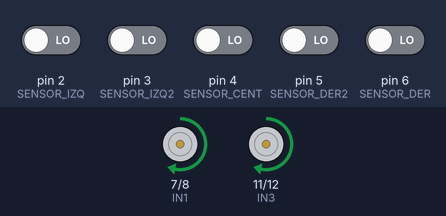
Bench run of a sketch on a simulated Arduino Nano, built with avr-gcc and run on an emulated ATmega328P. Shown: motor-driver pin pairs drawn as motors (green arrow = first pin HIGH = forward, orange = second pin HIGH = backward, longer = more drive, scaled by the enable pin). The inputs (shaded band) are chosen by the test bench; at power-on: pin 2 (SENSOR_IZQ), pin 3 (SENSOR_IZQ2), pin 4 (SENSOR_CENT), pin 5 (SENSOR_DER2), pin 6 (SENSOR_DER) LOW.

Above: at 2.2 s.
2.3 s: pin 2 (SENSOR_IZQ) driven HIGH
At 3.5 s:
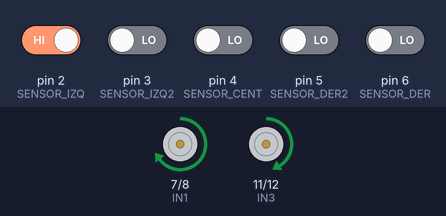
3.8 s: pin 3 (SENSOR_IZQ2) driven HIGH
At 4.9 s:
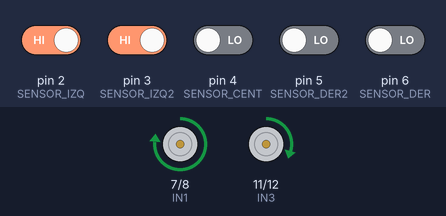
5.3 s: pin 2 (SENSOR_IZQ) driven LOW
At 6.0 s:
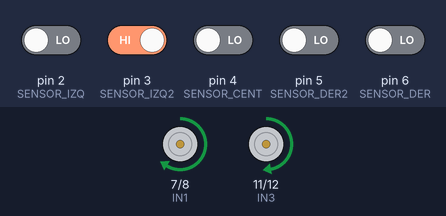
6.8 s: pin 6 (SENSOR_DER) driven HIGH
At 7.2 s:
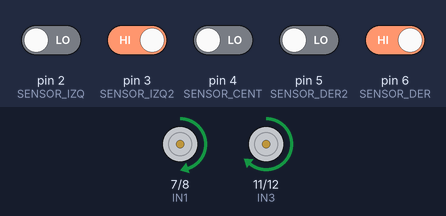
8.3 s: pin 4 (SENSOR_CENT) driven HIGH
At 9.5 s:
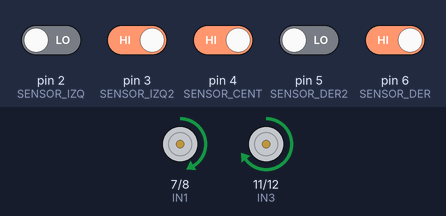
9.8 s: pin 5 (SENSOR_DER2) driven HIGH
At 10.6 s:
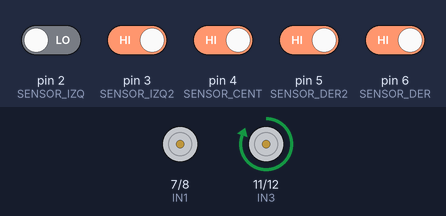
Timing chart, 0 to 12.3 s (numbered marks = the images above; inputs shaded):
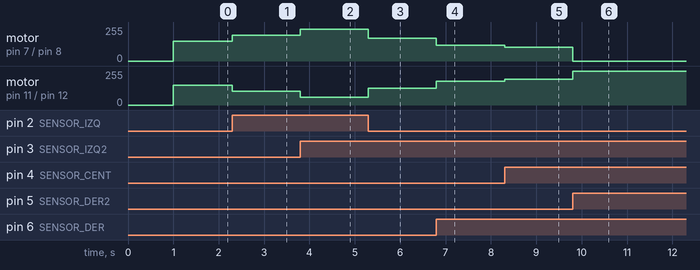

Measured:
- after the input at 2.3 s, motor on pin 7 (IN1) / pin 8 (IN2): forward 150/255 → forward 195/255 at once; motor on pin 11 (IN3) / pin 12 (IN4): forward 150/255 → forward 105/255 at once
- after the input at 3.8 s, motor on pin 7 (IN1) / pin 8 (IN2): forward 195/255 → forward 240/255 at once; motor on pin 11 (IN3) / pin 12 (IN4): forward 105/255 → forward 60/255 at once
- after the input at 5.3 s, motor on pin 7 (IN1) / pin 8 (IN2): forward 240/255 → forward 172/255 at once; motor on pin 11 (IN3) / pin 12 (IN4): forward 60/255 → forward 127/255 at once
- after the input at 6.8 s, motor on pin 7 (IN1) / pin 8 (IN2): forward 172/255 → forward 120/255 at once; motor on pin 11 (IN3) / pin 12 (IN4): forward 127/255 → forward 180/255 at once
- after the input at 8.3 s, motor on pin 7 (IN1) / pin 8 (IN2): forward 120/255 → forward 105/255 at once; motor on pin 11 (IN3) / pin 12 (IN4): forward 180/255 → forward 195/255 at once
- after the input at 9.8 s, motor on pin 7 (IN1) / pin 8 (IN2): forward 105/255 → stopped at once; motor on pin 11 (IN3) / pin 12 (IN4): forward 195/255 → forward 255/255 at once

The sketch:

robot_seguidor_de_linea.ino
```cpp
// ======================================================
// ROBOT SEGUIDOR DE LÍNEA - ARDUINO NANO
// 5 SENSORES IR + DRIVER L298N + 2 MOTORES N20
// ======================================================


// ----------------------
// SENSORES IR
// ----------------------

// Orden: izquierda -> derecha
const int SENSOR_IZQ  = 2;
const int SENSOR_IZQ2 = 3;
const int SENSOR_CENT = 4;
const int SENSOR_DER2 = 5;
const int SENSOR_DER  = 6;


// ----------------------
// DRIVER L298N
// ----------------------

// Motor izquierdo
const int IN1 = 7;
const int IN2 = 8;
const int ENA = 9;     // PWM

// Motor derecho
const int ENB = 10;    // PWM
const int IN3 = 11;
const int IN4 = 12;


// ======================================================
// CONFIGURACIÓN
// ======================================================

// La mayoría de los módulos IR entregan LOW cuando
// detectan la línea negra.
//
// Si tus se-nsores funcionan al revés, cambia LOW por HIGH.
const int LINEA_DETECTADA = LOW;


// Velocidad normal del robot.
// Valores posibles: 0 - 255
int velocidadBase = 150;


// Velocidad máxima
int velocidadMaxima = 255;


// Velocidad utilizada cuando pierde la línea
int velocidadBusqueda = 110;


// Factor de corrección.
// Si gira muy poco -> aumentarlo.
// Si hace zigzag demasiado -> disminuirlo.
float Kp = 45.0;


// Guarda hacia qué lado estaba la línea antes de perderla.
// -1 = izquierda
//  1 = derecha
int ultimaDireccion = 1;


// ======================================================
// CONFIGURACIÓN INICIAL
// ======================================================

void setup() {

  // Sensores
  pinMode(SENSOR_IZQ, INPUT);
  pinMode(SENSOR_IZQ2, INPUT);
  pinMode(SENSOR_CENT, INPUT);
  pinMode(SENSOR_DER2, INPUT);
  pinMode(SENSOR_DER, INPUT);


  // Pines del L298N
  pinMode(IN1, OUTPUT);
  pinMode(IN2, OUTPUT);

  pinMode(IN3, OUTPUT);
  pinMode(IN4, OUTPUT);

  pinMode(ENA, OUTPUT);
  pinMode(ENB, OUTPUT);


  // Al comenzar, motores detenidos
  detenerMotores();

  delay(1000);
}


// ======================================================
// BUCLE PRINCIPAL
// ======================================================

void loop() {

  // Leemos los 5 sensores
  int s1 = digitalRead(SENSOR_IZQ);
  int s2 = digitalRead(SENSOR_IZQ2);
  int s3 = digitalRead(SENSOR_CENT);
  int s4 = digitalRead(SENSOR_DER2);
  int s5 = digitalRead(SENSOR_DER);


  // Convertimos cada sensor a:
  // 1 = detectó línea
  // 0 = no detectó línea

  bool izquierda  = (s1 == LINEA_DETECTADA);
  bool izquierda2 = (s2 == LINEA_DETECTADA);
  bool centro     = (s3 == LINEA_DETECTADA);
  bool derecha2   = (s4 == LINEA_DETECTADA);
  bool derecha    = (s5 == LINEA_DETECTADA);


  // ----------------------------------------------------
  // CALCULAR POSICIÓN DE LA LÍNEA
  // ----------------------------------------------------

  int suma = 0;
  int cantidad = 0;

  // Cada sensor tiene un peso dependiendo de su posición.

  if (izquierda) {
    suma += -4;
    cantidad++;
  }

  if (izquierda2) {
    suma += -2;
    cantidad++;
  }

  if (centro) {
    suma += 0;
    cantidad++;
  }

  if (derecha2) {
    suma += 2;
    cantidad++;
  }

  if (derecha) {
    suma += 4;
    cantidad++;
  }


  // ----------------------------------------------------
  // SI NO SE DETECTA NINGUNA LÍNEA
  // ----------------------------------------------------

  if (cantidad == 0) {

    // La línea se perdió.
    // Buscamos hacia el último lado conocido.

    if (ultimaDireccion < 0) {
      buscarIzquierda();
    }
    else {
      buscarDerecha();
    }

    return;
  }


  // ----------------------------------------------------
  // CALCULAR ERROR
  // ----------------------------------------------------

  float error = (float)suma / cantidad;


  // Guardamos la última dirección conocida

  if (error < -0.2) {
    ultimaDireccion = -1;
  }

  if (error > 0.2) {
    ultimaDireccion = 1;
  }


  // ----------------------------------------------------
  // CORRECCIÓN PROPORCIONAL
  // ----------------------------------------------------

  float correccion = error * Kp;


  // Si la línea está a la izquierda:
  // el motor izquierdo disminuye velocidad
  // y el derecho aumenta.

  int velocidadIzquierda = velocidadBase + correccion;
  int velocidadDerecha   = velocidadBase - correccion;


  // Limitar valores entre 0 y 255

  velocidadIzquierda = constrain(
    velocidadIzquierda,
    0,
    velocidadMaxima
  );

  velocidadDerecha = constrain(
    velocidadDerecha,
    0,
    velocidadMaxima
  );


  // ----------------------------------------------------
  // AVANZAR
  // ----------------------------------------------------

  avanzar(
    velocidadIzquierda,
    velocidadDerecha
  );
}


// ======================================================
// FUNCIONES DE MOTORES
// ======================================================


// ------------------------------------------------------
// AVANZAR
// ------------------------------------------------------

void avanzar(int velocidadIzquierda, int velocidadDerecha) {

  // Motor izquierdo hacia adelante
  digitalWrite(IN1, HIGH);
  digitalWrite(IN2, LOW);

  // Motor derecho hacia adelante
  digitalWrite(IN3, HIGH);
  digitalWrite(IN4, LOW);


  // Control de velocidad mediante PWM
  analogWrite(ENA, velocidadIzquierda);
  analogWrite(ENB, velocidadDerecha);
}


// ------------------------------------------------------
// DETENER MOTORES
// ------------------------------------------------------

void detenerMotores() {

  analogWrite(ENA, 0);
  analogWrite(ENB, 0);

  digitalWrite(IN1, LOW);
  digitalWrite(IN2, LOW);

  digitalWrite(IN3, LOW);
  digitalWrite(IN4, LOW);
}


// ------------------------------------------------------
// BUSCAR LÍNEA HACIA LA IZQUIERDA
// ------------------------------------------------------

void buscarIzquierda() {

  // Motor izquierdo hacia atrás
  digitalWrite(IN1, LOW);
  digitalWrite(IN2, HIGH);

  // Motor derecho hacia adelante
  digitalWrite(IN3, HIGH);
  digitalWrite(IN4, LOW);


  analogWrite(ENA, velocidadBusqueda);
  analogWrite(ENB, velocidadBusqueda);
}


// ------------------------------------------------------
// BUSCAR LÍNEA HACIA LA DERECHA
// ------------------------------------------------------

void buscarDerecha() {

  // Motor izquierdo hacia adelante
  digitalWrite(IN1, HIGH);
  digitalWrite(IN2, LOW);

  // Motor derecho hacia atrás
  digitalWrite(IN3, LOW);
  digitalWrite(IN4, HIGH);


  analogWrite(ENA, velocidadBusqueda);
  analogWrite(ENB, velocidadBusqueda);
}
```
